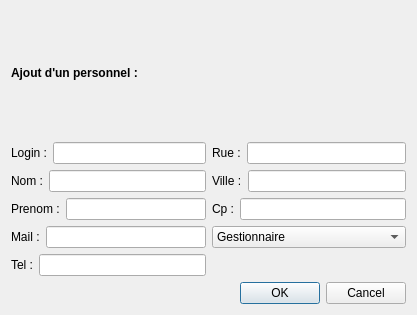
<?xml version="1.0" encoding="UTF-8"?>
<ui version="4.0">
 <class>DialogAjoutPersonnel</class>
 <widget class="QDialog" name="DialogAjoutPersonnel">
  <property name="geometry">
   <rect>
    <x>0</x>
    <y>0</y>
    <width>417</width>
    <height>315</height>
   </rect>
  </property>
  <property name="windowTitle">
   <string>Ajout Personnel</string>
  </property>
  <property name="windowIcon">
   <iconset resource="ressources.qrc">
    <normaloff>:/images/docs/emblem-web.png</normaloff>:/images/docs/emblem-web.png</iconset>
  </property>
  <layout class="QGridLayout" name="gridLayout">
   <item row="0" column="0">
    <widget class="QLabel" name="label_2">
     <property name="text">
      <string>&lt;html&gt;&lt;head/&gt;&lt;body&gt;&lt;p&gt;&lt;span style=&quot; font-weight:600;&quot;&gt;Ajout d'un personnel :&lt;/span&gt;&lt;/p&gt;&lt;/body&gt;&lt;/html&gt;</string>
     </property>
    </widget>
   </item>
   <item row="1" column="0">
    <layout class="QHBoxLayout" name="horizontalLayout">
     <item>
      <widget class="QLabel" name="label">
       <property name="text">
        <string>Login :</string>
       </property>
      </widget>
     </item>
     <item>
      <widget class="QLineEdit" name="lineEditLogin"/>
     </item>
    </layout>
   </item>
   <item row="1" column="1">
    <layout class="QHBoxLayout" name="horizontalLayout_6">
     <item>
      <widget class="QLabel" name="label_10">
       <property name="text">
        <string>Rue :</string>
       </property>
      </widget>
     </item>
     <item>
      <widget class="QLineEdit" name="lineEditRue"/>
     </item>
    </layout>
   </item>
   <item row="2" column="0">
    <layout class="QHBoxLayout" name="horizontalLayout_2">
     <item>
      <widget class="QLabel" name="label_4">
       <property name="text">
        <string>Nom :</string>
       </property>
      </widget>
     </item>
     <item>
      <widget class="QLineEdit" name="lineEditNom"/>
     </item>
    </layout>
   </item>
   <item row="2" column="1">
    <layout class="QHBoxLayout" name="horizontalLayout_7">
     <item>
      <widget class="QLabel" name="label_9">
       <property name="text">
        <string>Ville :</string>
       </property>
      </widget>
     </item>
     <item>
      <widget class="QLineEdit" name="lineEditVille"/>
     </item>
    </layout>
   </item>
   <item row="3" column="0">
    <layout class="QHBoxLayout" name="horizontalLayout_3">
     <item>
      <widget class="QLabel" name="label_6">
       <property name="text">
        <string>Prenom :</string>
       </property>
      </widget>
     </item>
     <item>
      <widget class="QLineEdit" name="lineEditPrenom"/>
     </item>
    </layout>
   </item>
   <item row="3" column="1">
    <layout class="QHBoxLayout" name="horizontalLayout_8">
     <item>
      <widget class="QLabel" name="label_11">
       <property name="text">
        <string>Cp :</string>
       </property>
      </widget>
     </item>
     <item>
      <widget class="QLineEdit" name="lineEditCp"/>
     </item>
    </layout>
   </item>
   <item row="4" column="0">
    <layout class="QHBoxLayout" name="horizontalLayout_4">
     <item>
      <widget class="QLabel" name="label_8">
       <property name="text">
        <string>Mail :</string>
       </property>
      </widget>
     </item>
     <item>
      <widget class="QLineEdit" name="lineEditMail"/>
     </item>
    </layout>
   </item>
   <item row="4" column="1">
    <widget class="QComboBox" name="comboBoxType">
     <item>
      <property name="text">
       <string>Gestionnaire</string>
      </property>
     </item>
     <item>
      <property name="text">
       <string>Controleur</string>
      </property>
     </item>
    </widget>
   </item>
   <item row="5" column="0">
    <layout class="QHBoxLayout" name="horizontalLayout_5">
     <item>
      <widget class="QLabel" name="label_7">
       <property name="text">
        <string>Tel :</string>
       </property>
      </widget>
     </item>
     <item>
      <widget class="QLineEdit" name="lineEditTel"/>
     </item>
    </layout>
   </item>
   <item row="6" column="1">
    <widget class="QDialogButtonBox" name="buttonBox">
     <property name="orientation">
      <enum>Qt::Horizontal</enum>
     </property>
     <property name="standardButtons">
      <set>QDialogButtonBox::Cancel|QDialogButtonBox::Ok</set>
     </property>
    </widget>
   </item>
  </layout>
 </widget>
 <resources>
  <include location="ressources.qrc"/>
 </resources>
 <connections>
  <connection>
   <sender>buttonBox</sender>
   <signal>accepted()</signal>
   <receiver>DialogAjoutPersonnel</receiver>
   <slot>accept()</slot>
   <hints>
    <hint type="sourcelabel">
     <x>248</x>
     <y>254</y>
    </hint>
    <hint type="destinationlabel">
     <x>157</x>
     <y>274</y>
    </hint>
   </hints>
  </connection>
  <connection>
   <sender>buttonBox</sender>
   <signal>rejected()</signal>
   <receiver>DialogAjoutPersonnel</receiver>
   <slot>reject()</slot>
   <hints>
    <hint type="sourcelabel">
     <x>316</x>
     <y>260</y>
    </hint>
    <hint type="destinationlabel">
     <x>286</x>
     <y>274</y>
    </hint>
   </hints>
  </connection>
 </connections>
</ui>
